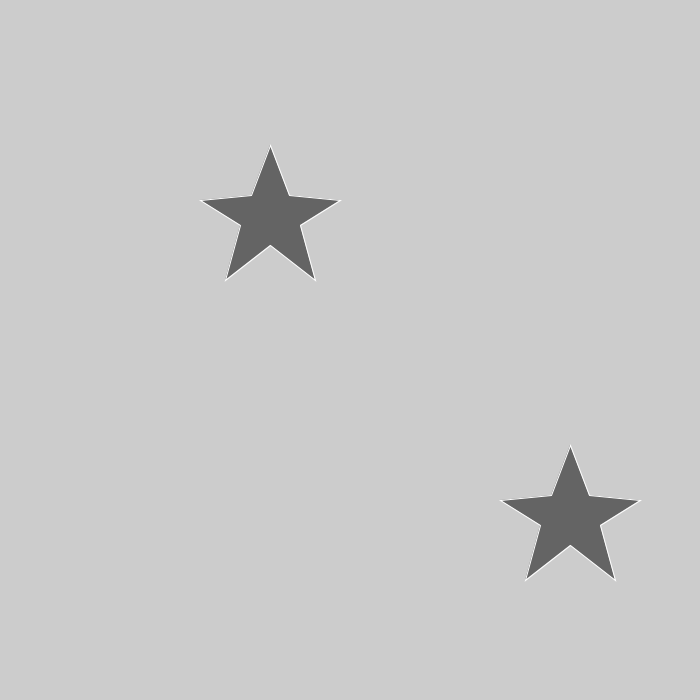
Frame 1 (no input)
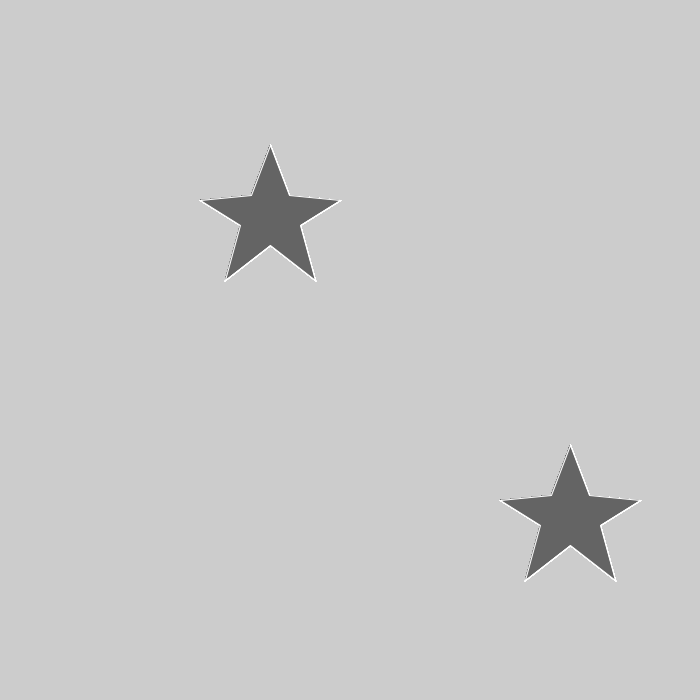
Frame 60 (the mouse pressed at the canvas centre just before this capture)
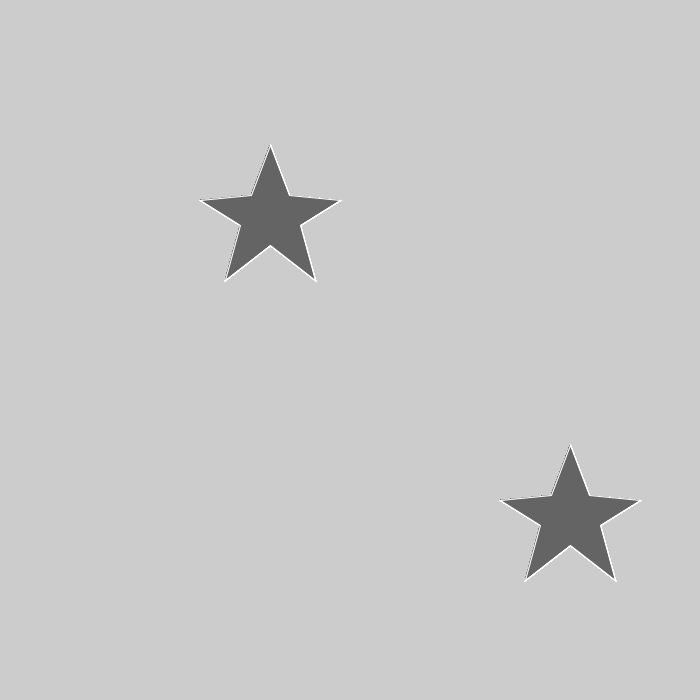
Frame 120 (the mouse held since frame 60 and released just before this capture)

The Processing sketch that drew these frames (run headless with seeded random() and noise(); from frame 60 on, the mouse is pressed at the canvas centre):

// Processing sketch: row_of_stars_with_a_loop_7_4_exercise_1
// ── row_of_stars_with_a_loop_7_4_exercise_1.pde
//exercise 1 - use a loop with this star function to create a row of ten stars, or use a loop to somehow make a bunch of stars appear.

void setup(){
  size(700,700);
}

void draw(){
  star(200,200);
  star(500,500);
}

void star(float xstar, float ystar){//let's make a star function with 3 initial arguments that will be the coordinates for the left hand side corner of the star, and the side length
  stroke(255);
  fill(100);
  beginShape();
  vertex(xstar,ystar);//side 0
  xstar=xstar+51;
  ystar=ystar-5;
  vertex(xstar,ystar);//side 1
  xstar=xstar+19;
  ystar=ystar-50;
  vertex(xstar,ystar);//side 2 x+=70 at upper/centre point and y-=50
  xstar=xstar+19;
  ystar=ystar+50;
  vertex(xstar,ystar);//side 3
  xstar=xstar+51;
  ystar=ystar+5;
  vertex(xstar,ystar);//side 4 x+=140 at eastern point
  xstar=xstar-40;
  ystar=ystar+25;
  vertex(xstar,ystar);//side 5 y+=25
  xstar=xstar+15;
  ystar=ystar+55;
  vertex(xstar,ystar);//y+=70
  xstar=xstar-45;
  ystar=ystar-35;
  vertex(xstar,ystar);//side 6 x=70 at bottom centre point and y+=40
  xstar=xstar-45;
  ystar=ystar+35;
  vertex(xstar,ystar);
  xstar=xstar+15;
  ystar=ystar-55;
  vertex(xstar,ystar);
  xstar=xstar-40;
  ystar=ystar-25;
  vertex(xstar,ystar);
  endShape(CLOSE);
}
